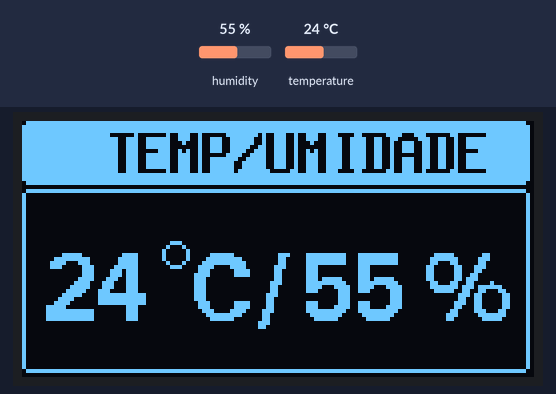
The sketch below on a simulated Arduino Uno, built with avr-gcc and run on an emulated ATmega328P. Parts: 128×64 one-colour display. The inputs (shaded band) are chosen by the test bench; at power-on: humidity 55 %, temperature 24 °C.

Above: at 5.0 s.
5.1 s: humidity set to 22 %
At 7.1 s:
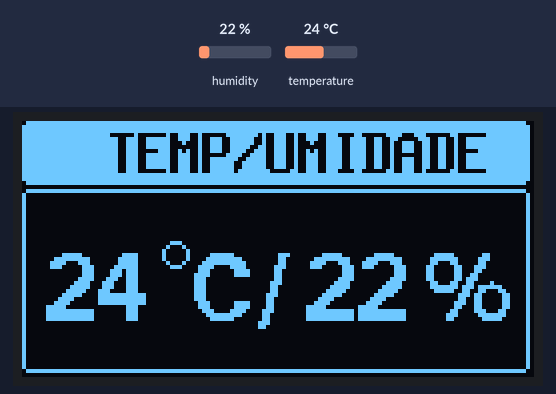
8.3 s: temperature set to 12 °C
At 9.5 s:
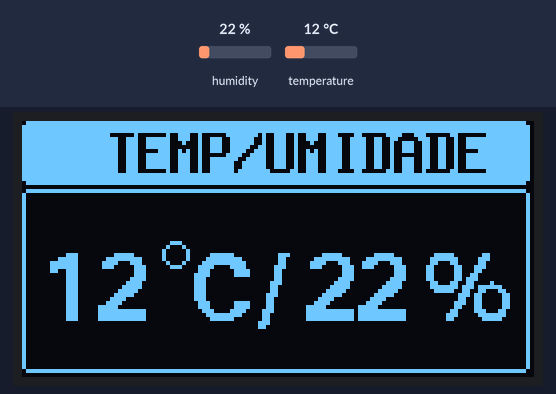
11.5 s: humidity set to 40 %
At 13.6 s:
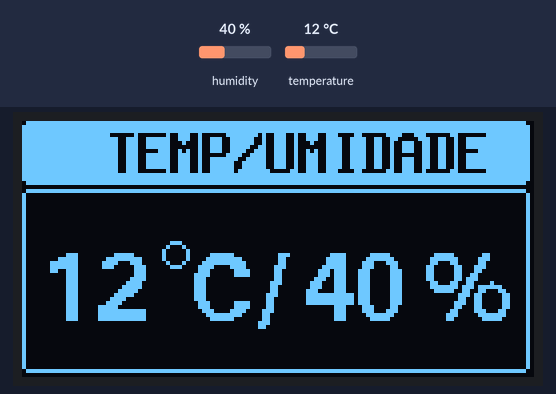
14.7 s: temperature set to 19 °C
At 16.5 s:
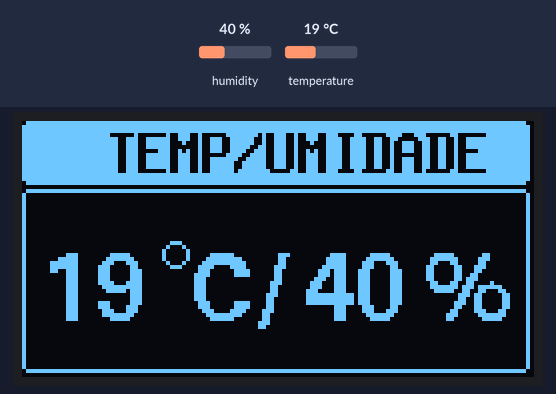
Timing chart, 0 to 18.0 s (numbered marks = the images above; inputs shaded):
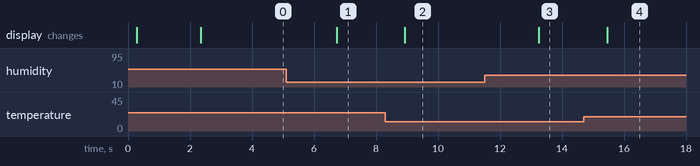

Measured:
- after the input at 5.1 s, the display: changes after 1.6 s (image 1)
- after the input at 8.3 s, the display: changes after 0.63 s (image 2)
- after the input at 11.5 s, the display: changes after 1.8 s (image 3)
- after the input at 14.7 s, the display: changes after 0.75 s (image 4)

The sketch:

dht22_oled.ino
```cpp
#include <Adafruit_AM2320.h>
#include "U8glib.h"
#include <DHT.h>

U8GLIB_SSD1306_128X64 u8g(U8G_I2C_OPT_NONE);

// #define pino_DHT A0
#define pino_DHT 2
#define DHTTYPE DHT22

DHT dht(pino_DHT, DHTTYPE);

int temperatura;
int umidade;

unsigned long previousMillis = 0;
const long interval = 2000;

void draw() {
  //Retangulo temperatura atual
  u8g.drawRFrame(0, 17, 127, 46, 2);
  u8g.setFont(u8g_font_fub17);
  //Atualiza a temperatura no display
  u8g.setPrintPos(5, 50);
  u8g.print(temperatura);
  //Circulo grau
  u8g.drawCircle(38, 33, 3);
  u8g.drawStr(42, 50, "C/");

  //Atualiza a umidade no display
  u8g.setPrintPos(70, 50);
  u8g.print(umidade);
  u8g.drawStr(100, 50, "%");

  //Box superior amarelo
  u8g.setFont(u8g_font_8x13B);
  u8g.drawRBox(0, 0, 127, 16, 2);
  u8g.setColorIndex(0);
  u8g.drawStr(21, 13, "TEMP/UMIDADE");
  u8g.setColorIndex(1);
}

void setup() {
  Serial.begin(9600);
  dht.begin();
}

void loop() {

  unsigned long currentMillis = millis();
  // Timer para ler o valor da temperatura e da umidade
  if (currentMillis - previousMillis >= interval) {
    temperatura = dht.readTemperature();
    umidade = dht.readHumidity();
    previousMillis = currentMillis;
  }

  u8g.firstPage();
  // Chama a funcao de desenho na tela
  do {
    draw();
  } while (u8g.nextPage());
  delay(50);
}
```
